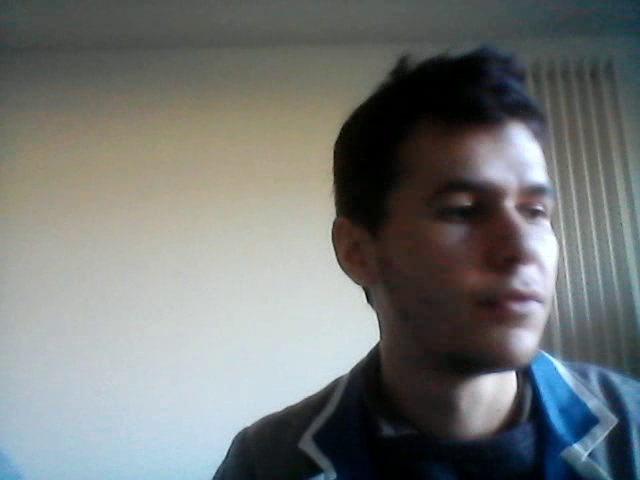
#> input picture frame 10 of openCV/writeMouvement/2.avi, 640 x 480 px, given in place of the camera
$ python writeMouvement.py
#> lines starting #> are read from the running program, lines starting #| are printed output that depends on the picture; after the words box and inside, x2 and y2 are one past the last pixel; in counts of white or black regions, pixels touching at a corner belong together
import numpy as np
import cv2
import time
import os
import sys

sensibilite=95/100
FPS=5

# imageFile=80000
imageFile=100
maxFile=2
imgSave=[]
timeSave=[]
timeWrite=time.time()-1/FPS
countImage=imageFile+1
countFile=maxFile+1

cap = cv2.VideoCapture(0)
chemin=os.path.dirname(os.path.realpath(__file__))+chr(92)#obtient le chemin du fichier .py

startTime=time.time()
while(cap.isOpened()):

	Time=time.time()-startTime
	ret, frame = cap.read()
#> frame is the input picture: shape (480, 640, 3); mean B, G, R 117, 118.1, 114.3
	img1= cv2.cvtColor(frame,cv2.COLOR_BGR2GRAY)
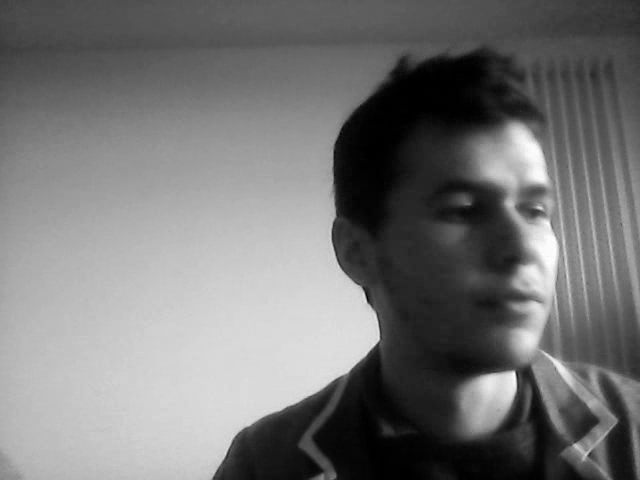
#> img1: shape (480, 640); min 0, max 255, mean 116.8
	l,w=img1.shape
#> l = 480; w = 640
	n=int((l+w)/2)
#> n = 560

	img2=cv2.blur(img1,(int((1-sensibilite)*n),int((1-sensibilite)*n)))
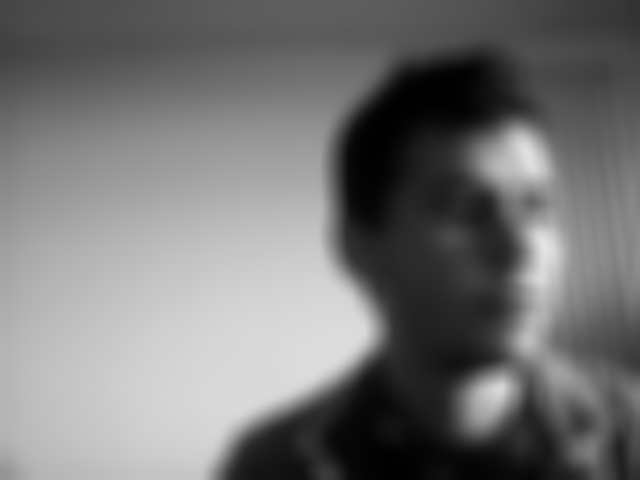
#> img2: shape (480, 640); min 0, max 228, mean 116.9

	timeSave=[Time]+timeSave
	imgSave=[img2]+imgSave
#> imgSave = 1 item

	for i in range(len(timeSave)):
		if (Time-timeSave[i]>=1/FPS):
			imgSub=imgSave[i]
			imgSave=imgSave[:i]
			timeSave=timeSave[:i]
			break
#> after the loop, timeSave = [1.57e-05]
	if (time.time()-timeWrite>1/FPS):
		timeWrite=time.time()
		try:
			img3=cv2.add(img2,-imgSub)
		except:
			img3=img2
		img4 = cv2.threshold(img3,255*(sensibilite),255,cv2.THRESH_BINARY_INV)[1]
#> img4: shape (480, 640); every value is 255


		ret,thresh = cv2.threshold(img4,127,255,0)

		contours, hierarchy = cv2.findContours(thresh,cv2.RETR_TREE,cv2.CHAIN_APPROX_SIMPLE)
#> contours = [[[0, 0], [0, 479], [639, 479], [639, 0]]]
		cv2.drawContours(img4,contours, -1, (0,0,0), 3)
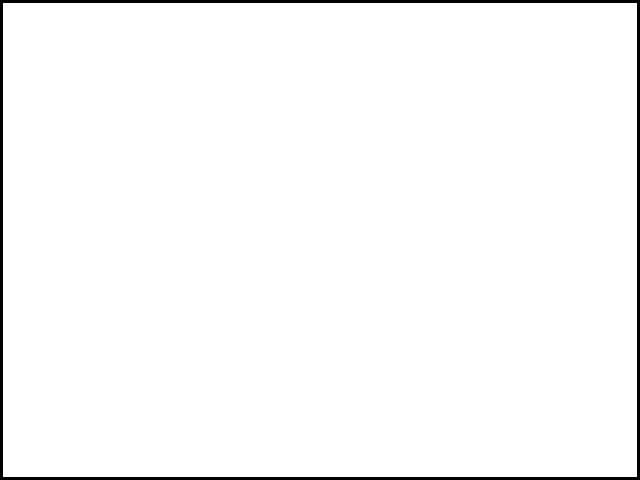
#> img4: shape (480, 640); 97.8% white; 1 black region, box (x1, y1, x2, y2) and area: (0, 0, 640, 480) 6684
		cv2.imshow('frame',img4)
		if (len(contours)>1):
			if(countImage>=imageFile):
				if (countFile>=maxFile):
					countFile=1
				else:
					countFile+=1
				recordTime=time.time()
				countImage=1
				timeFileWrite=time.time()
				fourcc = cv2.VideoWriter_fourcc(*'XVID')
				writing=chemin+str(countFile)+'.avi'
				out = cv2.VideoWriter(writing,fourcc, 20.0, (640,480))
			else:
				countImage+=1
			out.write(frame)

			pourcent=min(max(int(countImage/imageFile*10000)/100,0.01),99.99)
			spendTime=int((time.time()-recordTime)*100)/100

			leftTime=int( spendTime*(1/(pourcent/100)-1) *100)/100

			print("Fichier: "+writing)
			print("Processing: "+str(pourcent)+" %")
			print("spendTime: "+str(spendTime)+" sec")
			print("leftTime: "+str(leftTime)+" sec")
			print("countFile: "+str(countFile)+" / "+str(maxFile))
			print("countImage: "+str(countImage)+" / "+str(imageFile))
			print()

$ run again, starting later in the video
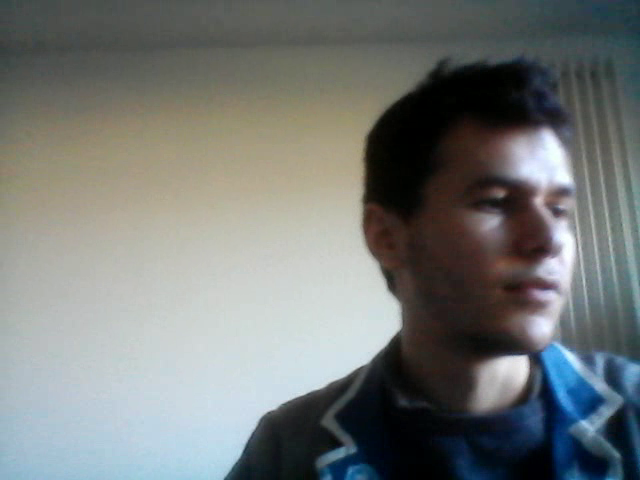
#> input picture frame 45 of openCV/writeMouvement/2.avi, 640 x 480 px, given in place of the camera
#> frame is the input picture: shape (480, 640, 3); mean B, G, R 118.5, 120.1, 116
#> `img1= cv2.cvtColor(frame,cv2.COLOR_BGR2GRAY)`:
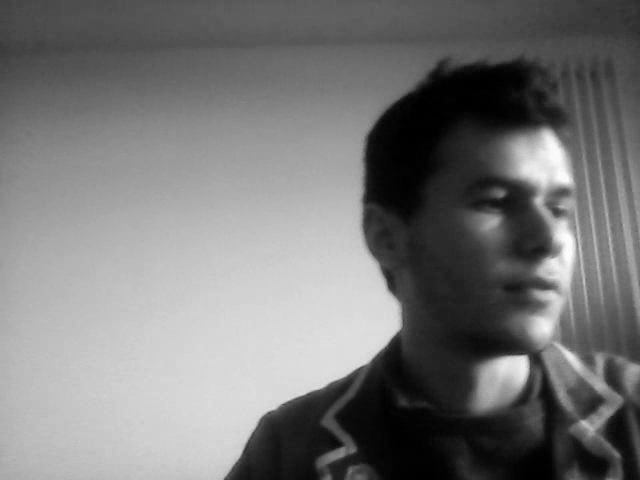
#> img1: shape (480, 640); min 0, max 254, mean 118.7
#> `img2=cv2.blur(img1,(int((1-sensibilite)*n),int((1-sensibilite)*n)))`:
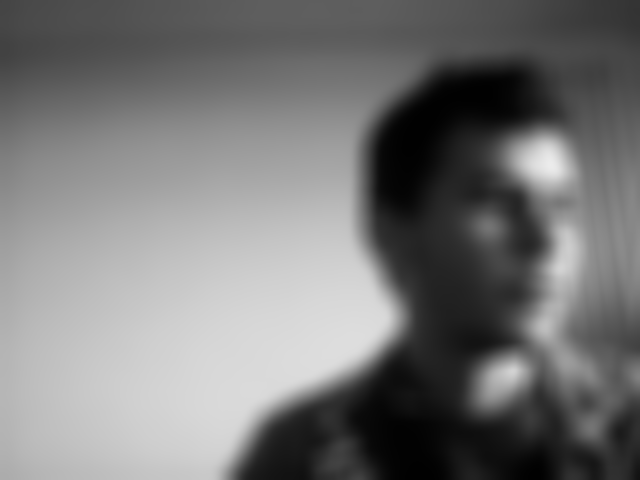
#> img2: shape (480, 640); min 1, max 236, mean 118.7
#> imgSave = 1 item
#> after the loop `for i in range(len(timeSave)):`: timeSave = [2.31e-05]
#> contours = [[[0, 0], [0, 479], [639, 479], [639, 0]]]

$ run again, starting later in the video
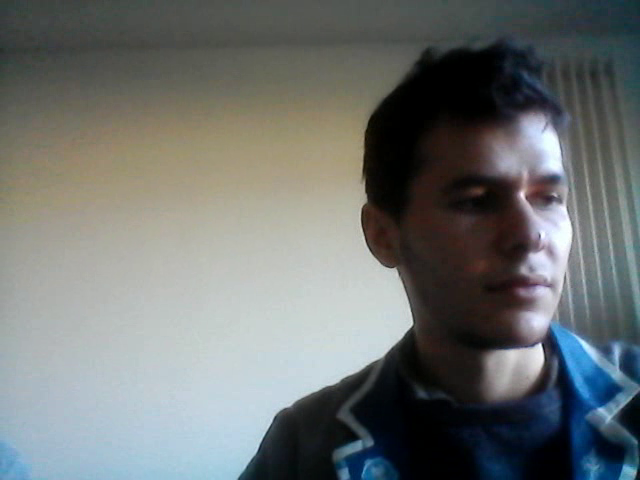
#> input picture frame 80 of openCV/writeMouvement/2.avi, 640 x 480 px, given in place of the camera
#> frame is the input picture: shape (480, 640, 3); mean B, G, R 113, 113.9, 109.4
#> `img1= cv2.cvtColor(frame,cv2.COLOR_BGR2GRAY)`:
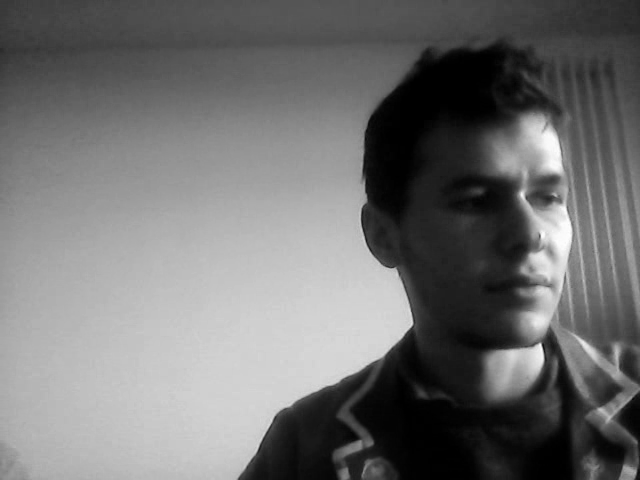
#> img1: shape (480, 640); min 0, max 255, mean 112.4
#> `img2=cv2.blur(img1,(int((1-sensibilite)*n),int((1-sensibilite)*n)))`:
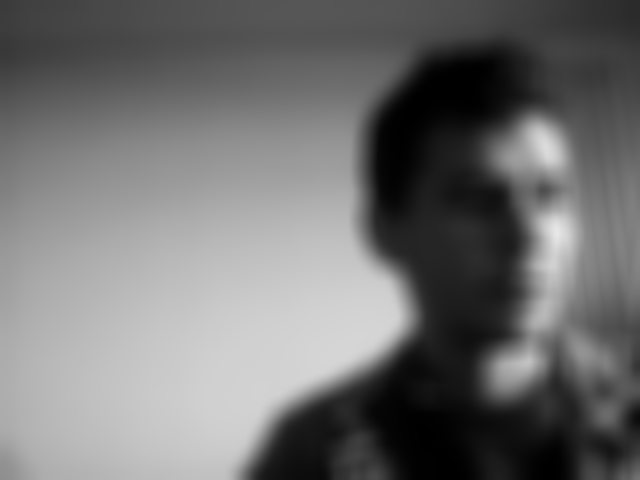
#> img2: shape (480, 640); min 0, max 231, mean 112.5
#> imgSave = 1 item
#> after the loop `for i in range(len(timeSave)):`: timeSave = [2.34e-05]
#> contours = [[[0, 0], [0, 479], [639, 479], [639, 0]]]
